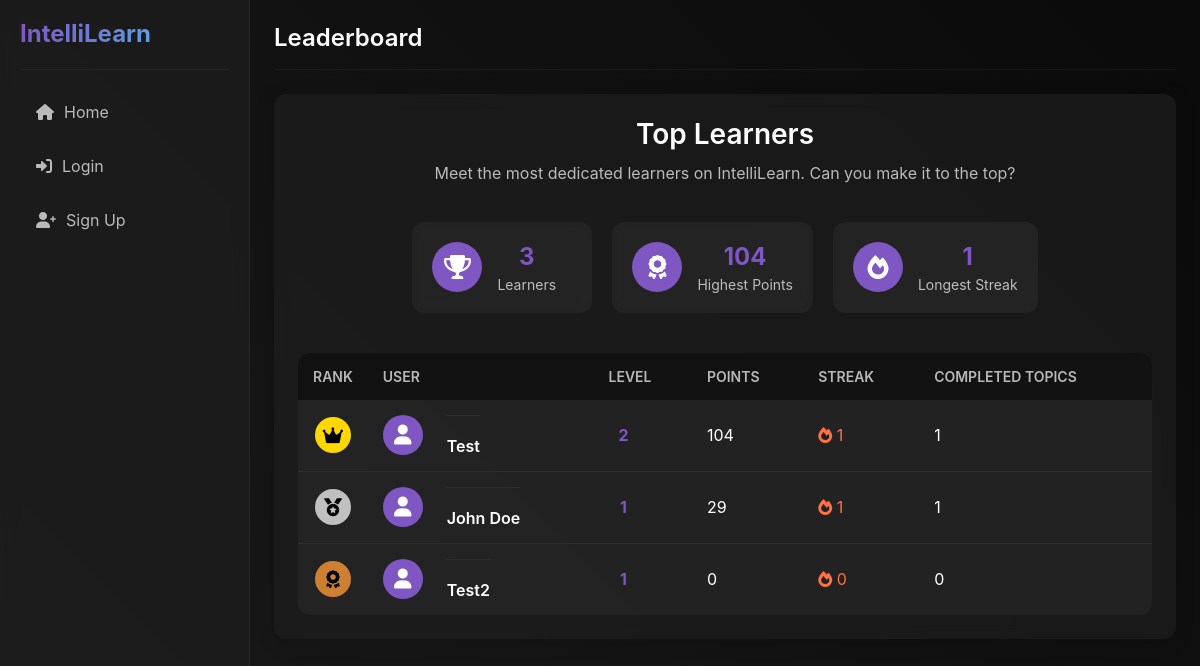
The app's page /leaderboard with its own data.
### models.py (models this page shows, shortened)
class User(db.Model):
    __tablename__ = 'users'
    id = db.Column(db.Integer, primary_key=True)
    username = db.Column(db.String(50), unique=True, nullable=False)
    password = db.Column(db.String(100), nullable=False)
    points = db.Column(db.Integer, default=0)
    level = db.Column(db.Integer, default=1)
    streak = db.Column(db.Integer, default=0)
    completed_topics = db.Column(db.Text, default='[]')  # JSON string of completed topics
    is_premium = db.Column(db.Boolean, default=False)
    premium_until = db.Column(db.DateTime, nullable=True)
    created_at = db.Column(db.DateTime, default=datetime.datetime.utcnow)
    education_level = db.Column(db.String(100), nullable=True)  # e.g., High School, Bachelor's, Master's
    field_of_study = db.Column(db.String(100), nullable=True)  # e.g., Computer Science, Biology
    current_courses = db.Column(db.Text, default='[]')  # JSON string of current courses
    learning_goals = db.Column(db.Text, nullable=True)  # Learning objectives
    career_goals = db.Column(db.String(200), nullable=True)  # Career aspirations
    preferred_learning_style = db.Column(db.String(50), nullable=True)  # e.g., Visual, Auditory, Reading/Writing
    roadmaps = db.relationship('Roadmap', backref='creator', lazy=True)
    forum_posts = db.relationship('ForumPost', backref='author', lazy=True)
    forum_comments = db.relationship('ForumComment', backref='author', lazy=True)
    chat_messages = db.relationship('ChatMessage', backref='user', lazy=True)
    def get_completed_topics(self):
        if self.completed_topics:
            return json.loads(self.completed_topics)
        return []
    def get_current_courses(self):
        if self.current_courses:
            return json.loads(self.current_courses)
        return []
    def to_dict(self):
        return {
            'id': self.id,
            'username': self.username,
            'points': self.points,
            'level': self.level,
            'streak': self.streak,
            'completed_topics': self.get_completed_topics(),
            'is_premium': self.is_premium,
            'premium_until': self.premium_until.isoformat() if self.premium_until else None,
            'education_level': self.education_level,
            'field_of_study': self.field_of_study,
            'current_courses': self.get_current_courses(),
            'learning_goals': self.learning_goals,
            'career_goals': self.career_goals,
            'preferred_learning_style': self.preferred_learning_style
        }

### app.py (the view)
@app.route('/leaderboard')
def leaderboard():
    users = User.query.order_by(User.points.desc()).all()
    highest_points = max([user.points for user in users]) if users else 0
    highest_streak = max([user.streak for user in users]) if users else 0
    current_user = None
    next_level_points = 0
    if 'username' in session:
        current_user = User.query.filter_by(username=session['username']).first()
        if current_user:
            next_level_points = 100 - (current_user.points % 100)
    return render_template('leaderboard.html',
                          leaderboard=[user.to_dict() for user in users],
                          highest_points=highest_points,
                          highest_streak=highest_streak,
                          user=current_user,
                          next_level_points=next_level_points)

### app.py (called while the page is built)
@app.context_processor
def inject_user():
    user_data = None
    if 'username' in session:
        user = User.query.filter_by(username=session['username']).first()
        if user:
            user_data = user.to_dict()
    return dict(user=user_data)

### templates/leaderboard.html (shortened to what this page needs)
{% extends "base.html" %}
{% block page_title %}Leaderboard{% endblock %}
{% block content %}
<div class="leaderboard-container">
    <div class="leaderboard-header">
        <h2>Top Learners</h2>
        <p>Meet the most dedicated learners on IntelliLearn. Can you make it to the top?</p>
    </div>
    <div class="leaderboard-stats">
        <div class="stat-card">
            <div class="stat-icon">
                <i class="fas fa-trophy"></i>
            </div>
            <div class="stat-info">
                <div class="stat-value">{{ leaderboard|length }}</div>
                <div class="stat-label">Learners</div>
            </div>
        </div>
        <div class="stat-card">
            <div class="stat-icon">
                <i class="fas fa-award"></i>
            </div>
            <div class="stat-info">
                <div class="stat-value">{{ highest_points }}</div>
                <div class="stat-label">Highest Points</div>
            </div>
        </div>
        <div class="stat-card">
            <div class="stat-icon">
                <i class="fas fa-fire"></i>
            </div>
            <div class="stat-info">
                <div class="stat-value">{{ highest_streak }}</div>
                <div class="stat-label">Longest Streak</div>
            </div>
        </div>
    </div>
    <div class="leaderboard-table-container">
        <table class="leaderboard-table">
            <thead>
                <tr>
                    <th>Rank</th>
                    <th>User</th>
                    <th>Level</th>
                    <th>Points</th>
                    <th>Streak</th>
                    <th>Completed Topics</th>
                </tr>
            </thead>
            <tbody>
                {% for user_entry in leaderboard %}
                <tr class="{% if 'username' in session and session['username'] == user_entry.username %}leaderboard-current-user{% endif %}">
                    <td class="rank">
                        {% if loop.index == 1 %}
                        <div class="rank-icon rank-1"><i class="fas fa-crown"></i></div>
                        {% elif loop.index == 2 %}
                        <div class="rank-icon rank-2"><i class="fas fa-medal"></i></div>
                        {% elif loop.index == 3 %}
                        <div class="rank-icon rank-3"><i class="fas fa-award"></i></div>
                        {% else %}
                        <div class="rank-number">{{ loop.index }}</div>
                        {% endif %}
                    </td>
                    <td class="user">
                        <div class="user-avatar">
                            <i class="fas fa-user"></i>
                        </div>
                        <div class="user-info">
                            <div class="username">{{ user_entry.username }}</div>
                        </div>
                    </td>
                    <td class="level">
                        <div class="level-badge">{{ user_entry.level }}</div>
                    </td>
                    <td class="points">{{ user_entry.points }}</td>
                    <td class="streak">
                        <i class="fas fa-fire"></i> {{ user_entry.streak }}
                    </td>
                    <td class="topics">{{ user_entry.completed_topics|length }}</td>
                </tr>
                {% endfor %}
            </tbody>
        </table>
    </div>
</div>
{% endblock %}

### static/css/style.css (style rules this page uses)
:root { --bg-primary: #121212; --bg-secondary: rgba(30, 30, 30, 0.7); --bg-tertiary: rgba(45, 45, 45, 0.5); --accent-primary: #7e57c2; --accent-secondary: #4fc3f7; --text-primary: #ffffff; --text-secondary: rgba(255, 255, 255, 0.7); --success: #4caf50; --warning: #ff9800; --error: #f44336; --border-radius: 12px; --sidebar-width: 250px; --header-height: 70px; --box-shadow: 0 4px 20px rgba(0, 0, 0, 0.15); --transition: all 0.3s ease; --blur: 8px; }
* { margin: 0; padding: 0; box-sizing: border-box; font-family: 'Inter', -apple-system, BlinkMacSystemFont, 'Segoe UI', Roboto, Oxygen, Ubuntu, Cantarell, 'Open Sans', 'Helvetica Neue', sans-serif; }
body { background-color: var(--bg-primary); color: var(--text-primary); min-height: 100vh; overflow-x: hidden; background-image: linear-gradient(45deg, #1a1a1a 0%, #0a0a0a 100%); background-attachment: fixed; }
h1, h2, h3, h4, h5, h6 { color: var(--text-primary); font-weight: 600; line-height: 1.2; margin-bottom: 16px; }
p { color: var(--text-secondary); line-height: 1.6; margin-bottom: 16px; }
.user-info { margin-top: auto; padding-top: 20px; border-top: 1px solid rgba(255, 255, 255, 0.05); display: flex; align-items: center; }
.user-avatar { width: 40px; height: 40px; border-radius: 50%; background-color: var(--accent-primary); display: flex; align-items: center; justify-content: center; margin-right: 12px; transition: transform 0.2s ease-in-out; }
.user-avatar i { font-size: 20px; color: var(--text-primary); }
.username { font-weight: 600; color: var(--text-primary); margin: 0; }
.stat-card { background-color: var(--bg-tertiary); border-radius: var(--border-radius); padding: 20px; text-align: center; backdrop-filter: blur(var(--blur)); }
.stat-value { font-size: 32px; font-weight: 700; color: var(--accent-primary); margin-bottom: 5px; }
.stat-label { color: var(--text-secondary); font-size: 14px; }

### templates/leaderboard.html (style rules this page uses)
.leaderboard-container { display: flex; flex-direction: column; gap: 25px; }
.leaderboard-header { text-align: center; margin-bottom: 10px; }
.leaderboard-header h2 { font-size: 28px; margin-bottom: 10px; }
.leaderboard-header p { color: var(--text-secondary); max-width: 600px; margin: 0 auto; }
.leaderboard-stats { display: flex; gap: 20px; justify-content: center; margin-bottom: 15px; }
.stat-card { background-color: var(--bg-tertiary); padding: 20px; border-radius: var(--border-radius); display: flex; align-items: center; gap: 15px; min-width: 180px; }
.stat-icon { width: 50px; height: 50px; display: flex; align-items: center; justify-content: center; font-size: 24px; background-color: var(--accent-primary); color: white; border-radius: 50%; }
.stat-value { font-size: 24px; font-weight: 700; }
.stat-label { color: var(--text-secondary); font-size: 14px; }
.leaderboard-table-container { overflow-x: auto; }
.leaderboard-table { width: 100%; border-collapse: collapse; background-color: var(--bg-tertiary); border-radius: var(--border-radius); overflow: hidden; }
.leaderboard-table th, .leaderboard-table td { padding: 15px; text-align: left; }
.leaderboard-table th { background-color: var(--bg-primary); color: var(--text-secondary); font-weight: 600; font-size: 14px; text-transform: uppercase; }
.leaderboard-table tr { border-bottom: 1px solid rgba(255, 255, 255, 0.05); }
.leaderboard-table tr:last-child { border-bottom: none; }
.rank { text-align: center; width: 60px; }
.rank-icon { width: 36px; height: 36px; border-radius: 50%; display: flex; align-items: center; justify-content: center; margin: 0 auto; font-size: 18px; }
.rank-1 { background-color: gold; color: #000; }
.rank-2 { background-color: silver; color: #000; }
.rank-3 { background-color: #cd7f32; color: #000; }
.user { display: flex; align-items: center; gap: 12px; }
.user-avatar { width: 40px; height: 40px; border-radius: 50%; background-color: var(--accent-primary); display: flex; align-items: center; justify-content: center; }
.username { font-weight: 600; }
.level-badge { background-color: rgba(var(--accent-primary-rgb), 0.2); color: var(--accent-primary); width: 30px; height: 30px; display: flex; align-items: center; justify-content: center; border-radius: 50%; font-weight: 700; }
.streak { color: #ff7043; }

### records on screen
User: username "Test", level "2", points "104", streak "1", completed_topics|length "1"
User: username "John Doe", level "1", points "29", streak "1", completed_topics|length "1"
User: username "Test2", level "1", points "0", streak "0", completed_topics|length "0"

### other values on screen
{{ leaderboard|length }} "3"
{{ highest_points }} "104"
{{ highest_streak }} "1"
